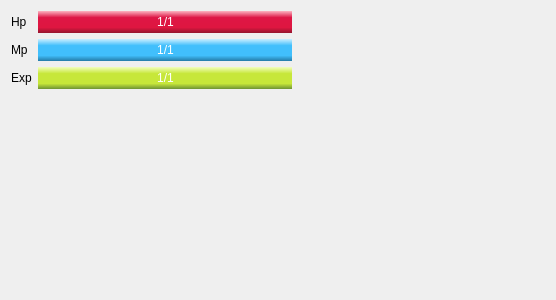
<?xml version="1.0" encoding="UTF-8"?>
<ui version="4.0">
 <class>Form</class>
 <widget class="QWidget" name="Form">
  <property name="geometry">
   <rect>
    <x>0</x>
    <y>0</y>
    <width>556</width>
    <height>300</height>
   </rect>
  </property>
  <property name="windowTitle">
   <string>Form</string>
  </property>
  <layout class="QGridLayout" name="gridLayout">
   <item row="0" column="1">
    <widget class="QProgressBar" name="hpBar">
     <property name="accessibleName">
      <string>hpBar</string>
     </property>
     <property name="styleSheet">
      <string notr="true">QProgressBar::chunk {
     background-color: qlineargradient(x1: 0, y1: 0, x2: 0, y2: 1, stop: 0 #fcb4c2, stop: 0.3 #de1645, stop: 0.75 #de1640, stop: 1 #94162e);
}
QProgressBar{
color: rgb(255, 255, 255);
}</string>
     </property>
     <property name="maximum">
      <number>1</number>
     </property>
     <property name="value">
      <number>1</number>
     </property>
     <property name="alignment">
      <set>Qt::AlignCenter</set>
     </property>
     <property name="format">
      <string>%v/%m</string>
     </property>
    </widget>
   </item>
   <item row="0" column="0">
    <widget class="QLabel" name="label">
     <property name="text">
      <string>Hp</string>
     </property>
    </widget>
   </item>
   <item row="1" column="0">
    <widget class="QLabel" name="label_2">
     <property name="text">
      <string>Mp</string>
     </property>
    </widget>
   </item>
   <item row="1" column="1">
    <widget class="QProgressBar" name="mpBar">
     <property name="accessibleName">
      <string>mpBar</string>
     </property>
     <property name="styleSheet">
      <string notr="true">QProgressBar::chunk {
     background: qlineargradient(x1: 0, y1: 0, x2: 0, y2: 1, stop: 0 #cbefff, stop: 0.3 #41bffc, stop: 0.75 #41bffc, stop: 1 #247ba6);
}
QProgressBar{
color: rgb(255, 255, 255);
}</string>
     </property>
     <property name="maximum">
      <number>1</number>
     </property>
     <property name="value">
      <number>1</number>
     </property>
     <property name="alignment">
      <set>Qt::AlignCenter</set>
     </property>
     <property name="format">
      <string>%v/%m</string>
     </property>
    </widget>
   </item>
   <item row="2" column="1">
    <widget class="QProgressBar" name="expBar">
     <property name="accessibleName">
      <string>expBar</string>
     </property>
     <property name="styleSheet">
      <string notr="true">QProgressBar::chunk {
     background: qlineargradient(x1: 0, y1: 0, x2: 0, y2: 1, stop: 0 #f2febe, stop: 0.3 #c7e73a, stop: 0.75 #c7e73a, stop: 1 #6e9334);
}
QProgressBar{
color: rgb(255, 255, 255);
}</string>
     </property>
     <property name="maximum">
      <number>1</number>
     </property>
     <property name="value">
      <number>1</number>
     </property>
     <property name="alignment">
      <set>Qt::AlignCenter</set>
     </property>
     <property name="format">
      <string>%v/%m</string>
     </property>
    </widget>
   </item>
   <item row="2" column="0">
    <widget class="QLabel" name="label_3">
     <property name="text">
      <string>Exp</string>
     </property>
    </widget>
   </item>
   <item row="2" column="2">
    <spacer name="horizontalSpacer">
     <property name="orientation">
      <enum>Qt::Horizontal</enum>
     </property>
     <property name="sizeHint" stdset="0">
      <size>
       <width>159</width>
       <height>20</height>
      </size>
     </property>
    </spacer>
   </item>
   <item row="4" column="1">
    <spacer name="verticalSpacer">
     <property name="orientation">
      <enum>Qt::Vertical</enum>
     </property>
     <property name="sizeHint" stdset="0">
      <size>
       <width>20</width>
       <height>137</height>
      </size>
     </property>
    </spacer>
   </item>
  </layout>
 </widget>
 <resources/>
 <connections/>
</ui>
